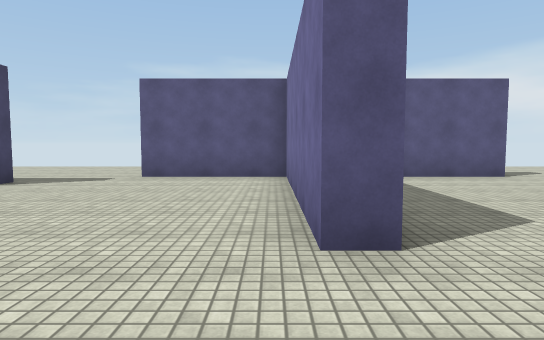
view 1 (above)

17 first-person views from a walk through a Unity game level. The camera is 1.3 m above the floor, tilts 4° down and sees 75° across. The floor is counted in squares, 2 m on a side. Each view is taken from the middle of a square. On the plan, view 1 faces up. The plan holds only what a view shows up to about 10 squares ahead; the rest is blank. The place goes on beyond the plan. The player is left out. Surface patterns are stand-ins for the level's own textures.

view 2
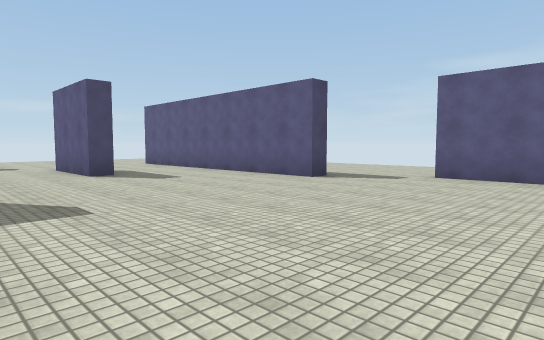

view 3
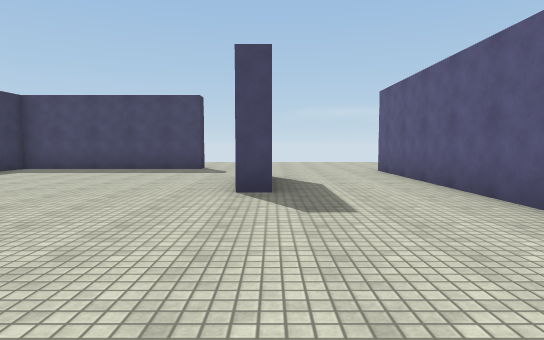

view 4
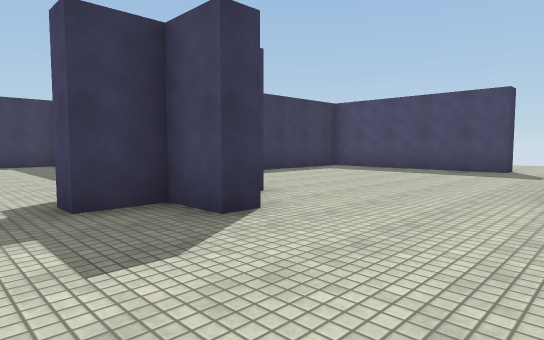

view 5
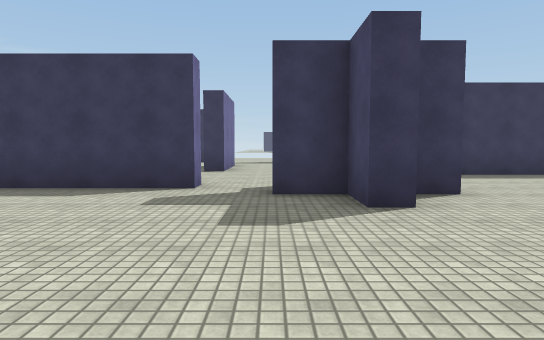

view 6
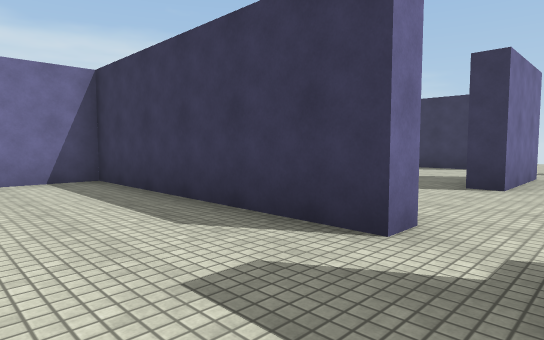

view 7
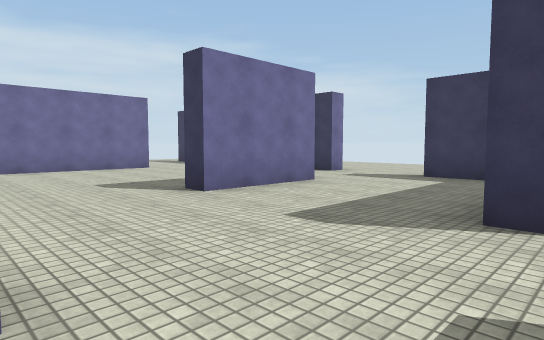

view 8
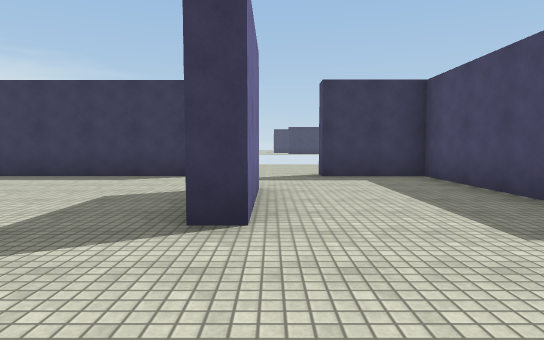

view 9
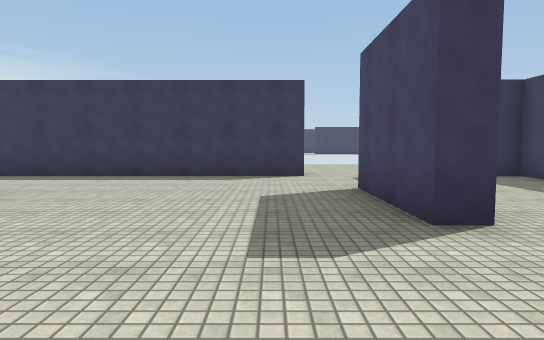

view 10
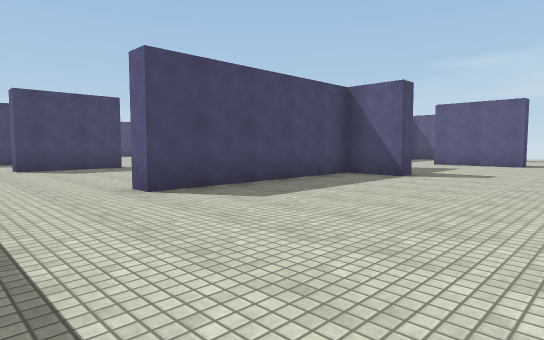

view 11
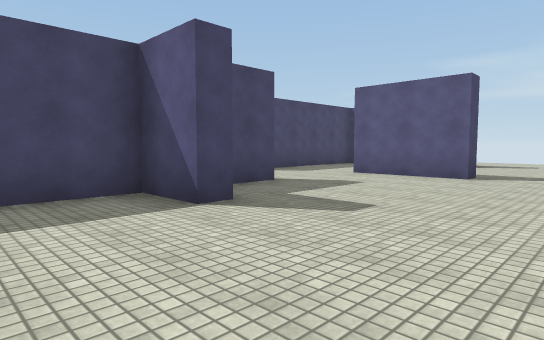

view 12
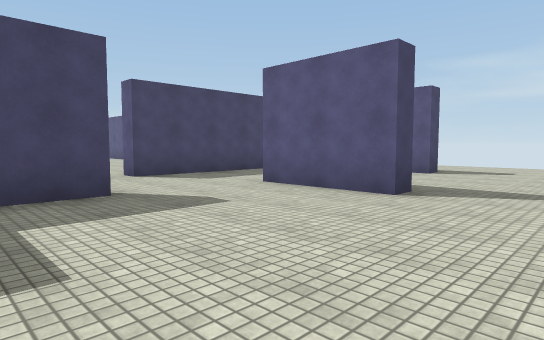

view 13
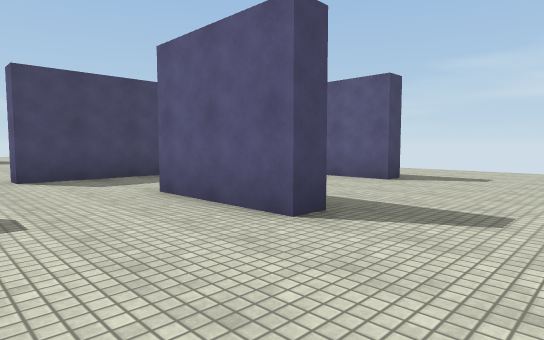

view 14
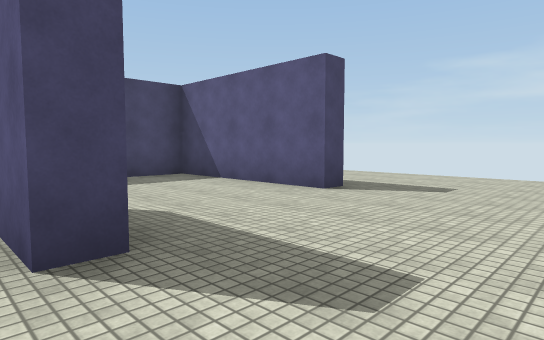

view 15
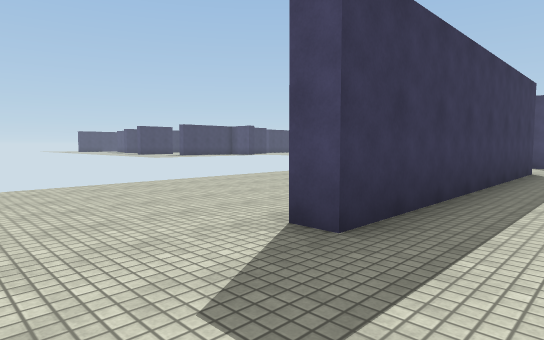

view 16
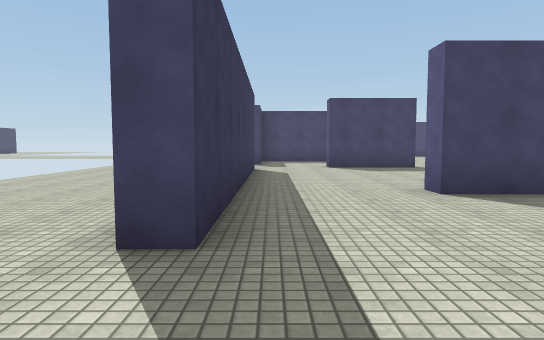

view 17
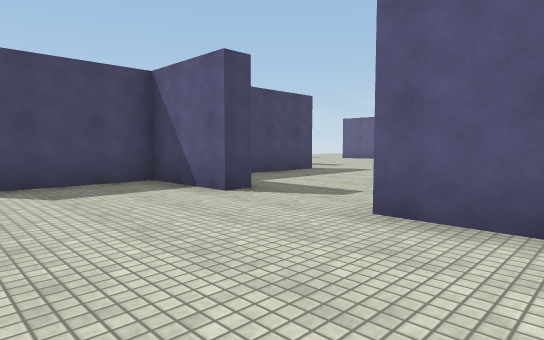

### Floor plan
Points are (right, up) in squares from view 1. A wall is a line through its corners. A room is listed if a view was taken in it or the views show most of it. See-through windows are left out.
Room 1 (views 1, 2, 3, 4, 5, 6, 7, 8, 9, 10, 11, 12, 13, 14, 15, 16, 17)
walls: (-2.8, -1.9) (-2.8, -1.3) (2.8, -1.3) (2.8, 0.1); (-2.3, -4.8) (-2.3, -7.3) (-2.8, -7.3) (-2.8, -4.8) (-2.3, -4.8); (3.3, 0.8) (3.3, -0.5); (4.7, -1.2) (4.7, -1.8) (3.3, -1.8) (3.3, -6.8) (2.8, -6.8); (2.8, -6.4) (2.8, -3.2); (-5.6, 0.3) (-5, 0.3) (-5, -0.7) (-4, -0.7) (-4, -1.2); (-6.6, -0.7) (-5.9, -0.7); (-6.6, -5.2) (-6.2, -5.2) (-6.2, -9.5) (-4, -9.5) (-4, -10) (-6.2, -10) (-6.2, -12.2); (-0.4, -10) (-1.7, -10) (-1.7, -9.5) (5.9, -9.5) (5.9, -10); (5.9, 4) (5.9, 3.4) (3.4, 3.4); (-7.8, 3.1) (-7.8, 2.5) (-10.4, 2.5); (-4.5, 6.2) (-4.5, 5.7) (-12.1, 5.7); (4.7, 7.9) (4.7, 7.3) (0.8, 7.3) (0.8, 2.2) (0.3, 2.2) (0.3, 7.3) (-2.8, 7.3); (-12.7, 1.1) (-12.7, -3.8) (-8.1, -3.8)
ways out: opening at (-11, 3); opening at (-8, -5); opening at (-3.5, 6.5)

Where each view was taken, in squares from view 1:
view 1: 0 up, 0 right, facing up
view 2: 0 up, 0 right, facing up-left
view 3: 3 up, 3 left, facing left
view 4: 3 up, 3 left, facing down-left
view 5: 4 up, 4 left, facing down
view 6: 1 up, 4 left, facing down-right
view 7: 2 down, 7 left, facing down-right
view 8: 2 down, 3 left, facing down
view 9: 2 down, 1 left, facing down
view 10: 9 down, 8 right, facing up-left
view 11: 4 down, 8 right, facing up-left
view 12: 1 down, 8 right, facing up-left
view 13: 1 up, 8 right, facing up-left
view 14: 3 up, 8 right, facing up-left
view 15: 8 down, 8 right, facing down-left
view 16: 9 down, 8 right, facing left
view 17: 13 down, 0 right, facing up-left
